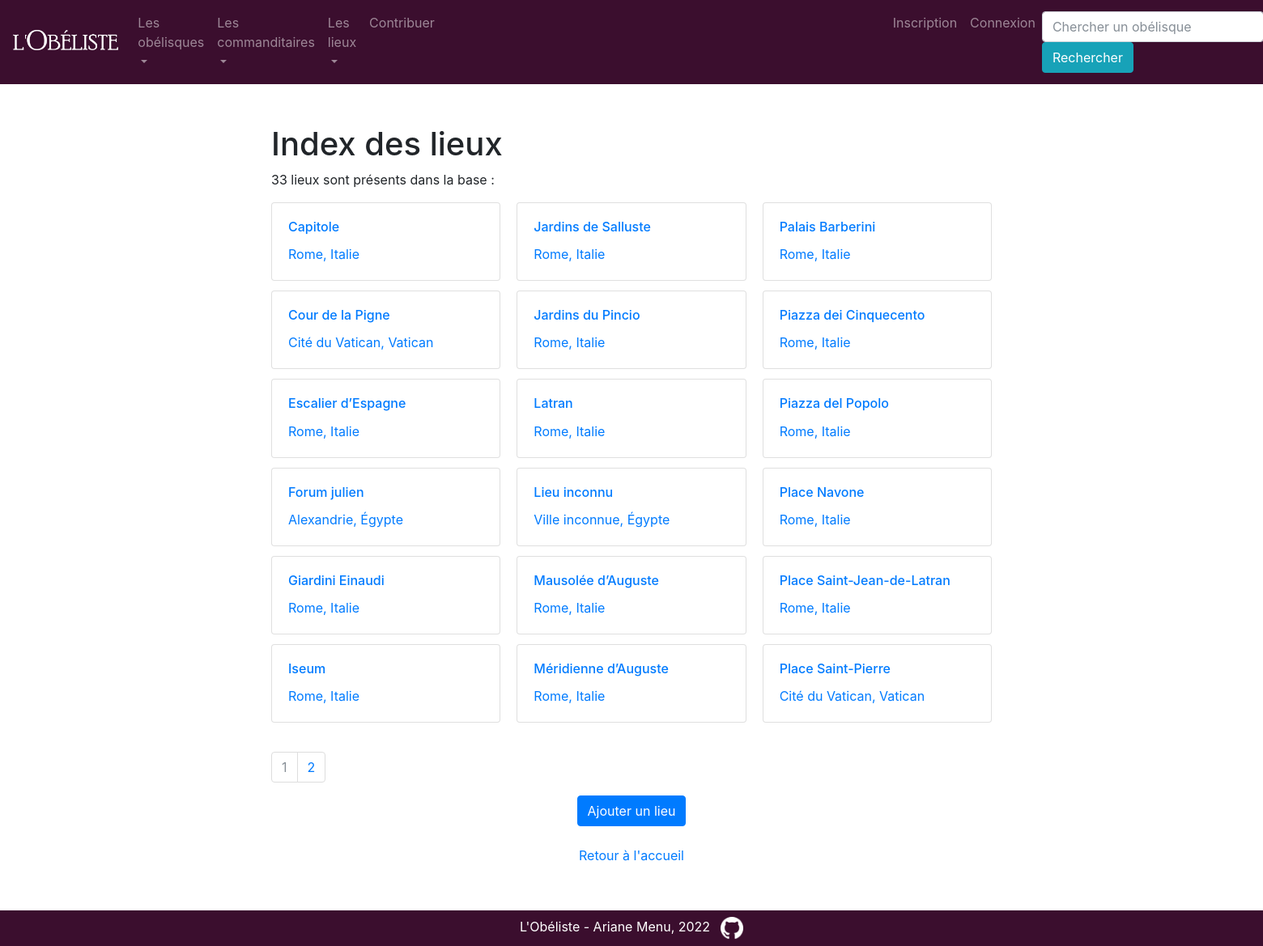
The page /index_lieux on the database its author committed.
### app/modeles/donnees.py (models this page shows, shortened)
class Localisation(db.Model):
    localisation_id = db.Column(db.Integer, unique=True, nullable=False, primary_key=True, autoincrement=True)
    localisation_lieu = db.Column(db.Text)
    localisation_ville = db.Column(db.Text)
    localisation_pays = db.Column(db.Text)
    localisation_longitude = db.Column(db.Float)
    localisation_latitude = db.Column(db.Float)
    erige = db.relationship("Erige", back_populates="localisation")
    authorships = db.relationship("Authorship", back_populates="localisation")

### app/routes/generic.py (the view)
@app.route("/index_lieux")
def index_lieux():
    page = request.args.get("page", 1)
    if isinstance(page, str) and page.isdigit():
        page = int(page)
    else:
        page = 1
    resultats = Localisation.query.order_by(Localisation.localisation_lieu).paginate(page=page, per_page=RESULTATS_PAR_PAGE)
    return render_template("pages/index_lieux.html", resultats=resultats)

### app/templates/pages/index_lieux.html (shortened to what this page needs)
{% extends "conteneur.html" %}
{% block corps %}
<div class="centrer_contenu">
    <h1>Index des lieux</h1>
    {% if resultats %}
        <p>{{resultats.total}} lieux sont présents dans la base :</p>
        <div class="card-columns">
            {% for localisation in resultats.items %}
                <div class="card">
                    <a href="{{url_for('localisation', localisation_id=localisation.localisation_id)}}">
                        <div class="card-body">
                            <h6 class="card-title">{{localisation.localisation_lieu}}</h6>
                            <p class="card-text">{{localisation.localisation_ville}}, {{localisation.localisation_pays}}</p>
                        </div>
                    </a>
                </div>
            {% endfor %}
        </div>
        <br>
        <nav aria-label="research-pagination">
            <ul class="pagination">
                {%- for page in resultats.iter_pages() %}
                    {% if page %}
                        {% if page != resultats.page %}
                            <li class="page-item">
                                <a class="page-link" href="{{ url_for('index_lieux', page=page) }}">{{page}}</a>
                            </li>
                        {% else %}
                            <li class="page-item active disabled">
                                <a class="page-link">{{page}} <span class="sr-only">(actuelle)</span></a>
                            </li>
                      {% endif %}
                    {% else %}
                        <li class="page-item disabled">
                            <a class="page-link">...</a>
                        </li>
                    {% endif %}
                {%- endfor %}
            </ul>
        </nav>
    {% endif %}
    <div align="center">
        <a href="{{url_for('localisation_add')}}" class="btn btn-primary">Ajouter un lieu</a>
        <br>
        <br>
        <a href="{{url_for('accueil')}}">Retour à l'accueil</a>
    </div>
</div>
{% endblock %}

### app/templates/conteneur.html (style rules this page uses)
.centrer_contenu { margin-left: 110px; margin-right: 110px; }

### rows shown on the page
Localisation: localisation_lieu "Capitole", localisation_ville "Rome", localisation_pays "Italie"
Localisation: localisation_lieu "Cour de la Pigne", localisation_ville "Cité du Vatican", localisation_pays "Vatican"
Localisation: localisation_lieu "Escalier d’Espagne", localisation_ville "Rome", localisation_pays "Italie"
Localisation: localisation_lieu "Forum julien", localisation_ville "Alexandrie", localisation_pays "Égypte"
Localisation: localisation_lieu "Giardini Einaudi", localisation_ville "Rome", localisation_pays "Italie"
Localisation: localisation_lieu "Iseum", localisation_ville "Rome", localisation_pays "Italie"
Localisation: localisation_lieu "Jardins de Salluste", localisation_ville "Rome", localisation_pays "Italie"
Localisation: localisation_lieu "Jardins du Pincio", localisation_ville "Rome", localisation_pays "Italie"
Localisation: localisation_lieu "Latran", localisation_ville "Rome", localisation_pays "Italie"
Localisation: localisation_lieu "Lieu inconnu", localisation_ville "Ville inconnue", localisation_pays "Égypte"
Localisation: localisation_lieu "Mausolée d’Auguste", localisation_ville "Rome", localisation_pays "Italie"
Localisation: localisation_lieu "Méridienne d’Auguste", localisation_ville "Rome", localisation_pays "Italie"
Localisation: localisation_lieu "Palais Barberini", localisation_ville "Rome", localisation_pays "Italie"
Localisation: localisation_lieu "Piazza dei Cinquecento", localisation_ville "Rome", localisation_pays "Italie"
Localisation: localisation_lieu "Piazza del Popolo", localisation_ville "Rome", localisation_pays "Italie"
Localisation: localisation_lieu "Place Navone", localisation_ville "Rome", localisation_pays "Italie"
Localisation: localisation_lieu "Place Saint-Jean-de-Latran", localisation_ville "Rome", localisation_pays "Italie"
Localisation: localisation_lieu "Place Saint-Pierre", localisation_ville "Cité du Vatican", localisation_pays "Vatican"

### other values the page prints
{{ resultats.total }} "33"
{{ page }} "1"
{{ page }} "2"
